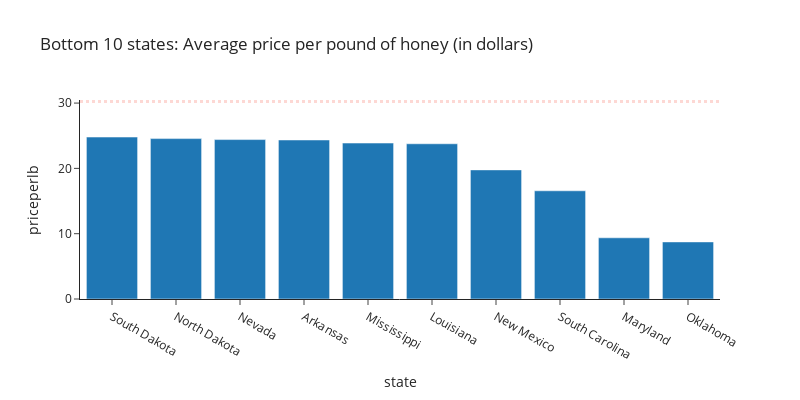

The cell this chart's notebook holds for it:
### Markdown cell above
Let's do a representation for bottom 10 states of the US

### Code cell
fig = px.bar(bottom10_price, x="state", y="priceperlb", 
                   title ="Bottom 10 states: Average price per pound of honey (in dollars)",
                   width = 800, height = 400,
                   template="simple_white")

fig.add_shape(
    type="line", line_color="salmon", line_width=3,line_dash="dot",
    x0=0, x1=1, xref="paper", y0=total.priceperlb.mean(), y1=total.priceperlb.mean()
    )
fig.show()

### Figure 1 — Plotly figure (JSON) as saved in the notebook; plotly's stock layout.template omitted (floating-point values rounded to 4 significant figures)
{"data": [{"alignmentgroup": "True", "hovertemplate": "state=%{x}<br>priceperlb=%{y}<extra></extra>", "legendgroup": "", "marker": {"color": "#1F77B4", "pattern": {"shape": ""}}, "name": "", "offsetgroup": "", "orientation": "v", "showlegend": false, "textposition": "auto", "type": "bar", "x": ["South Dakota", "North Dakota", "Nevada", "Arkansas", "Mississippi", "Louisiana", "New Mexico", "South Carolina", "Maryland", "Oklahoma"], "xaxis": "x", "y": [24.8, 24.56, 24.41, 24.35, 23.88, 23.77, 19.77, 16.57, 9.37, 8.74], "yaxis": "y"}], "layout": {"barmode": "relative", "height": 400, "legend": {"tracegroupgap": 0}, "shapes": [{"line": {"color": "salmon", "dash": "dot", "width": 3}, "type": "line", "x0": 0, "x1": 1, "xref": "paper", "y0": 30.24, "y1": 30.24}], "title": {"text": "Bottom 10 states: Average price per pound of honey (in dollars)"}, "width": 800, "xaxis": {"anchor": "y", "domain": [0, 1], "title": {"text": "state"}}, "yaxis": {"anchor": "x", "domain": [0, 1], "title": {"text": "priceperlb"}}}}
